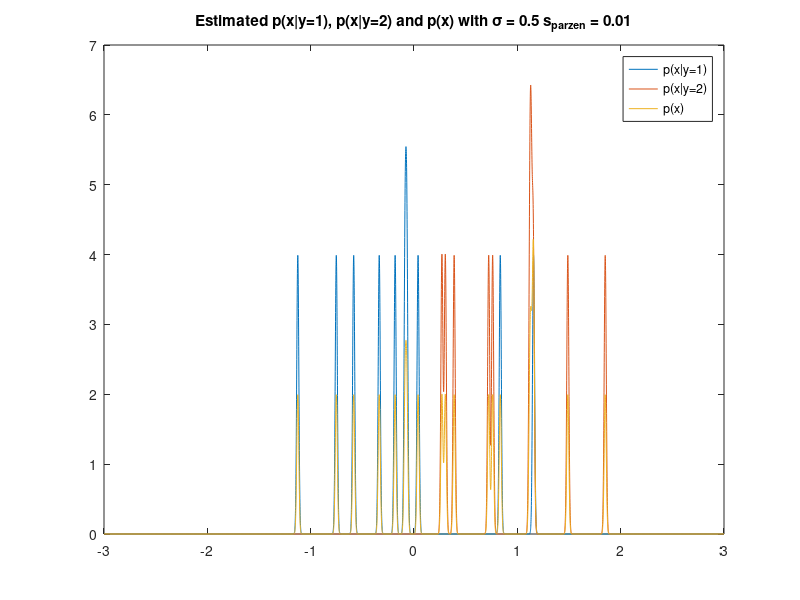
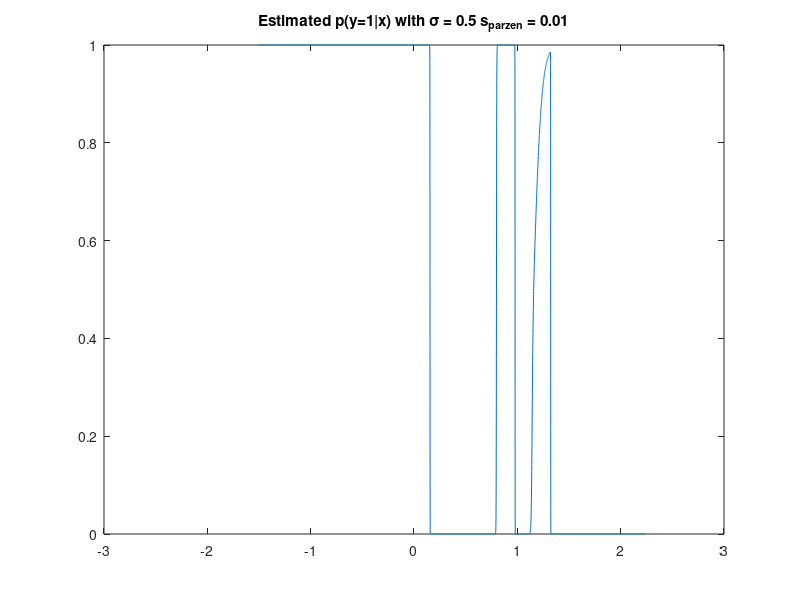
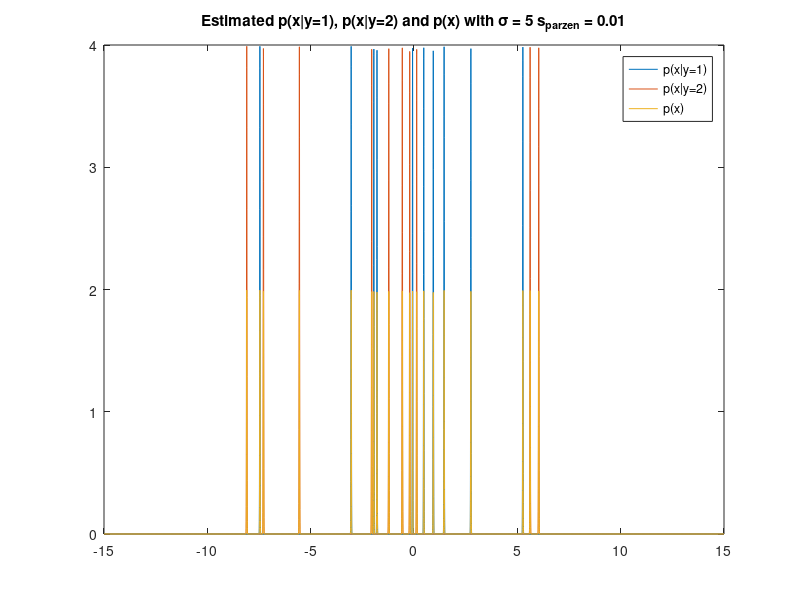
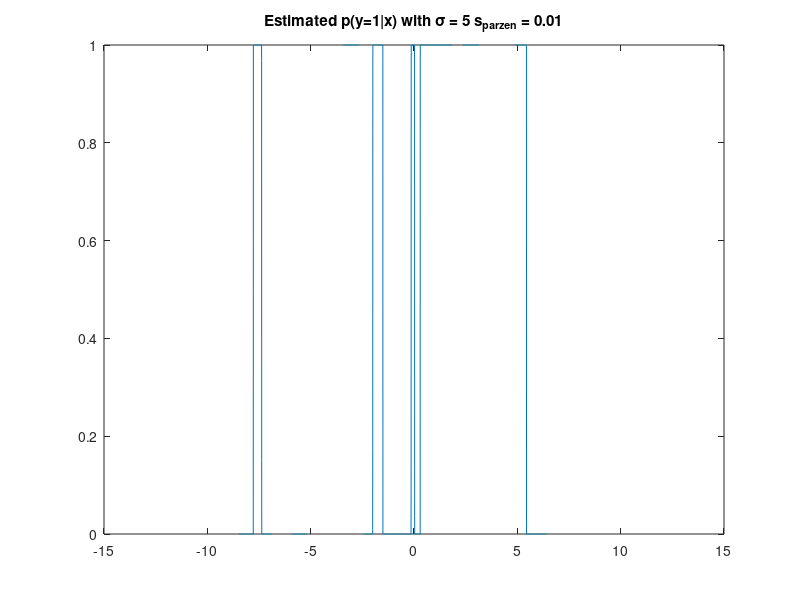

The MATLAB source for these figures, in order:
sm1 = 0.5;
sm2 = 5;

m1 = 0;
m2 = 1;

% classes with s = 0.5
y11 = @(x) normpdf(x, m1, sm1);
y12 = @(x) normpdf(x, m2, sm1);

% classes with s = 5
y21 = @(x) normpdf(x, m1, sm2);
y22 = @(x) normpdf(x, m2, sm2);

p = @(x, mu, sig) [(mu + sig.*x), normpdf((mu + sig.*x), mu, sig)];
%rng(1); % predictable random numbers

r = randn(10,1);
XTrain11 = p(r, m1, sm1);
r = randn(10,1);
XTrain12 = p(r, m2, sm1);

r = randn(1000,1);
XTest11 = p(r, m1, sm1);
r = randn(1000,1);
XTest12 = p(r, m2, sm1);

r = randn(10,1);
XTrain21 = p(r, m1, sm2);
r = randn(10,1);
XTrain22 = p(r, m2, sm2);

r = randn(1000,1);
XTest21 = p(r, m1, sm2);
r = randn(1000,1);
XTest22 = p(r, m2, sm2);

XTrain = zeros(10, 2, 4);
XTrain(:,:,1) = XTrain11;
XTrain(:,:,2) = XTrain12;
XTrain(:,:,3) = XTrain21;
XTrain(:,:,4) = XTrain22;

XTest = zeros(1000, 2, 4);
XTest(:,:,1) = XTest11;
XTest(:,:,2) = XTest12;
XTest(:,:,3) = XTest21;
XTest(:,:,4) = XTest22;

%%
%scatter(XTest(:,1,1), XTest(:,2,1))

for i = 1:2
    scatter(XTrain(:,1,i), XTrain(:,2,i))
    hold on
    if i == 1
        x = linspace(-2, 2, 1000);
        plot(x, y11(x));
    elseif i == 2
        x = linspace(-1, 3, 1000);
        plot(x, y12(x));
    end
end

%%
sp1 = 0.01;
sp2 = 1;
k1 = @(x, xi) 1/(2*pi*sp1^2)^(1/2)*exp(-1/(2*sp1^2)*abs(x-xi).^2);
k2 = @(x, xi) 1/(2*pi*sp2^2)^(1/2)*exp(-1/(2*sp2^2)*abs(x-xi).^2);

p1 = @(x, xi) sum(k1(xi, x))/size(xi,1);
p2 = @(x, xi) sum(k2(xi, x))/size(xi,1);

%p11 = @(x)
%%
xp = linspace(-3, 3, 10000);

figure
plot(xp, p1(xp, XTrain(:,1,1)));
hold on;
plot(xp, p1(xp, XTrain(:,1,2)));
plot(xp, 0.5*p1(xp, XTrain(:,1,1)) + 0.5*p1(xp, XTrain(:,1,2)))
title(['Estimated p(x|y=1), p(x|y=2) and p(x) with \sigma = 0.5 s_{parzen} = 0.01'])
legend('p(x|y=1)', 'p(x|y=2)', 'p(x)')
saveas(gcf,'plots/yxs05s001', 'epsc')
figure
plot(xp, 0.5*(p1(xp, XTrain(:,1,1)))./(0.5*p1(xp, XTrain(:,1,1)) + 0.5*p1(xp, XTrain(:,1,2))))
title(['Estimated p(y=1|x) with \sigma = 0.5 s_{parzen} = 0.01'])
saveas(gcf,'plots/y1s05s001', 'epsc')
%%
xp = linspace(-15, 15, 10000);
figure
plot(xp, p1(xp, XTrain(:,1,3)));
hold on;
plot(xp, p1(xp, XTrain(:,1,4)));
plot(xp, 0.5*p1(xp, XTrain(:,1,3)) + 0.5*p1(xp, XTrain(:,1,4)))
title(['Estimated p(x|y=1), p(x|y=2) and p(x) with \sigma = 5 s_{parzen} = 0.01'])
legend('p(x|y=1)', 'p(x|y=2)', 'p(x)')
saveas(gcf,'plots/yxs5s001', 'epsc')
figure
plot(xp, 0.5*(p1(xp, XTrain(:,1,3)))./(0.5*p1(xp, XTrain(:,1,3)) + 0.5*p1(xp, XTrain(:,1,4))))
title(['Estimated p(y=1|x) with \sigma = 5 s_{parzen} = 0.01'])
saveas(gcf,'plots/y1s5s001', 'epsc')
%%
xp = linspace(-10, 10, 10000);
figure
plot(xp, p2(xp, XTrain(:,1,1)));
hold on;
plot(xp, p2(xp, XTrain(:,1,2)));
plot(xp, 0.5*p2(xp, XTrain(:,1,1)) + 0.5*p2(xp, XTrain(:,1,2)))
title(['Estimated p(x|y=1), p(x|y=2) and p(x) with \sigma = 0.5 s_{parzen} = 1'])
legend('p(x|y=1)', 'p(x|y=2)', 'p(x)')
saveas(gcf,'plots/yxs05s1', 'epsc')
figure
plot(xp, 0.5*(p2(xp, XTrain(:,1,1)))./(0.5*p2(xp, XTrain(:,1,1)) + 0.5*p2(xp, XTrain(:,1,2))))
title(['Estimated p(y=1|x) with \sigma = 0.5 s_{parzen} = 1'])
saveas(gcf,'plots/y1s05s1', 'epsc')
%%
xp = linspace(-20, 20, 10000);
figure
plot(xp, p2(xp, XTrain(:,1,3)));
hold on;
plot(xp, p2(xp, XTrain(:,1,4)));
plot(xp, 0.5*p2(xp, XTrain(:,1,3)) + 0.5*p2(xp, XTrain(:,1,4)))
title(['Estimated p(x|y=1), p(x|y=2) and p(x) with \sigma = 5 s_{parzen} = 1'])
legend('p(x|y=1)', 'p(x|y=2)', 'p(x)')
saveas(gcf,'plots/y1s5s1', 'epsc')
figure
plot(xp, 0.5*(p2(xp, XTrain(:,1,3)))./(0.5*p2(xp, XTrain(:,1,3)) + 0.5*p2(xp, XTrain(:,1,4))))
title(['Estimated p(y=1|x) with \sigma = 5 s_{parzen} = 1'])
saveas(gcf,'plots/yxs5s1', 'epsc')
%%
t = 0.5;
px1 = 0.5*(p1(XTest(:,1,1)', XTrain(:,1,1)))./(0.5*p1(XTest(:,1,1)', XTrain(:,1,1)) + 0.5*p1(XTest(:,1,1)', XTrain(:,1,2))) >= t;
px2 = 0.5*(p1(XTest(:,1,2)', XTrain(:,1,1)))./(0.5*p1(XTest(:,1,2)', XTrain(:,1,1)) + 0.5*p1(XTest(:,1,2)', XTrain(:,1,2))) < t;

correct = length(find(px1 == 1)) + length(find(px2 == 1));
perf = correct/(length(px1) + length(px2))
err = 1-perf
%%
px1 = 0.5*(p2(XTest(:,1,1)', XTrain(:,1,1)))./(0.5*p2(XTest(:,1,1)', XTrain(:,1,1)) + 0.5*p2(XTest(:,1,1)', XTrain(:,1,2))) >= t;
px2 = 0.5*(p2(XTest(:,1,2)', XTrain(:,1,1)))./(0.5*p2(XTest(:,1,2)', XTrain(:,1,1)) + 0.5*p2(XTest(:,1,2)', XTrain(:,1,2))) < t;

correct = length(find(px1 == 1)) + length(find(px2 == 1));
perf = correct/(length(px1) + length(px2))
err = 1-perf

%%
px1 = 0.5*(p1(XTest(:,1,3)', XTrain(:,1,3)))./(0.5*p1(XTest(:,1,3)', XTrain(:,1,3)) + 0.5*p1(XTest(:,1,3)', XTrain(:,1,4))) >= t;
px2 = 0.5*(p1(XTest(:,1,4)', XTrain(:,1,3)))./(0.5*p1(XTest(:,1,4)', XTrain(:,1,3)) + 0.5*p1(XTest(:,1,4)', XTrain(:,1,4))) < t;

correct = length(find(px1 == 1)) + length(find(px2 == 1));
perf = correct/(length(px1) + length(px2))
err = 1-perf
%%
px1 = 0.5*(p2(XTest(:,1,3)', XTrain(:,1,3)))./(0.5*p2(XTest(:,1,3)', XTrain(:,1,3)) + 0.5*p2(XTest(:,1,3)', XTrain(:,1,4))) >= t;
px2 = 0.5*(p2(XTest(:,1,4)', XTrain(:,1,3)))./(0.5*p2(XTest(:,1,4)', XTrain(:,1,3)) + 0.5*p2(XTest(:,1,4)', XTrain(:,1,4))) < t;

correct = length(find(px1 == 1)) + length(find(px2 == 1));
perf = correct/(length(px1) + length(px2))
err = 1-perf
%% true models
t = 0.5;
px1 = 0.5*(y11(XTest(:,1,1))./(0.5*y11(XTest(:,1,1)) + 0.5*y12(XTest(:,1,1)))) >= t;
px2 = 0.5*(y11(XTest(:,1,2))./(0.5*y11(XTest(:,1,2)) + 0.5*y12(XTest(:,1,2)))) < t;

correct = length(find(px1 == 1)) + length(find(px2 == 1));
perf = correct/(length(px1) + length(px2))
err = 1-perf
%%
px1 = 0.5*(y21(XTest(:,1,3))./(0.5*y21(XTest(:,1,3)) + 0.5*y22(XTest(:,1,3)))) >= t;
px2 = 0.5*(y21(XTest(:,1,4))./(0.5*y21(XTest(:,1,4)) + 0.5*y22(XTest(:,1,4)))) < t;

correct = length(find(px1 == 1)) + length(find(px2 == 1));
perf = correct/(length(px1) + length(px2))
err = 1-perf

%% cross-validation
ni = 1;
data = XTrain(:,1,1);
datlen = length(data);
n = datlen;
k = @(x, xi, width) 1/(2*pi*width^2)^(1/2)*exp(-1/(2*width^2)*abs(x-xi).^2);
p = @(x, xi, width) sum(k(xi, x, width))/size(xi,1);

max_LL = -1000;
max_r = -1;
for r = 0.1:0.001:2
    LL = 0;
    for i = 1:n
        % remove 1 data point
        X = data;
        X(i) = [];
        xi = data(i);
        LL = LL + log(p(xi, X, r));
    end
    
    LL = LL/n;
    
    if LL > max_LL
        max_LL = LL;
        max_r = r;
    end
end